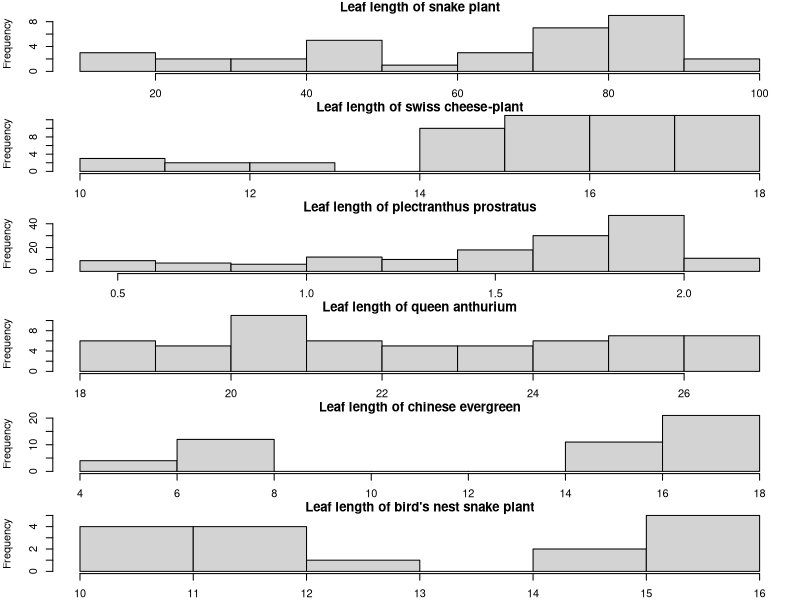
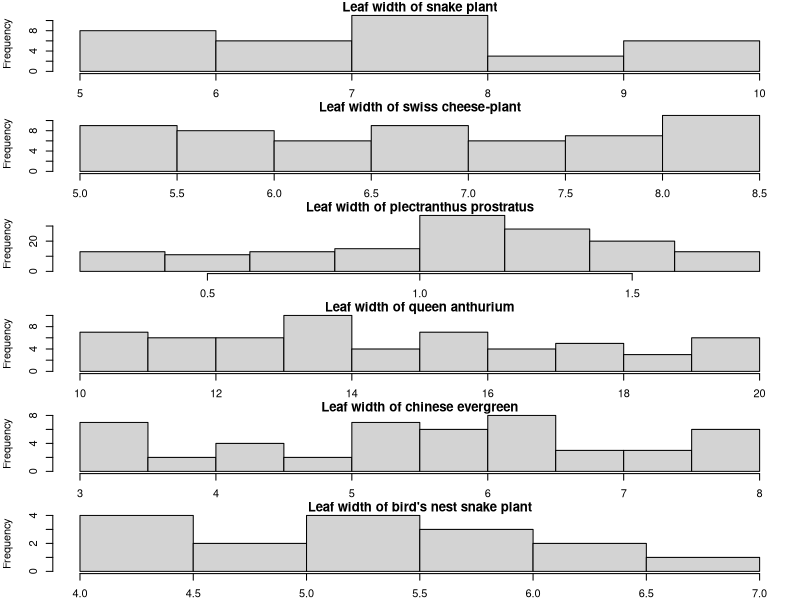
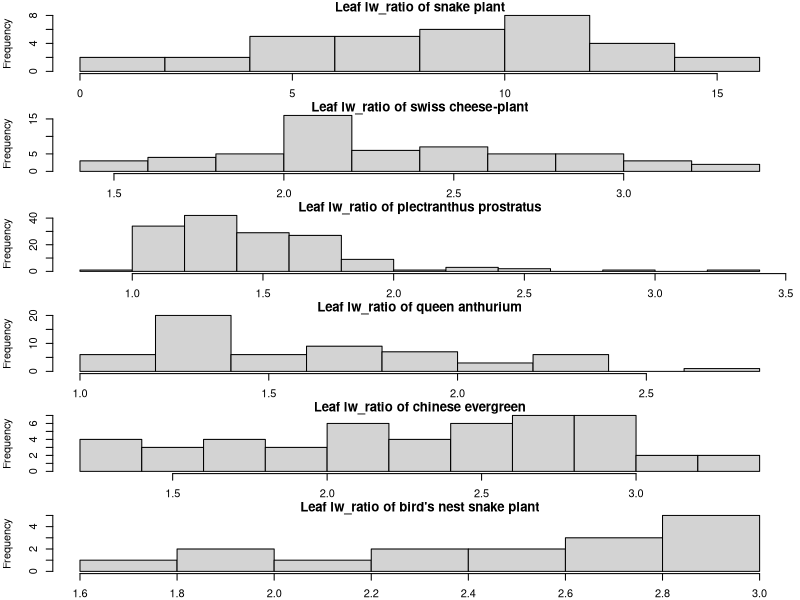
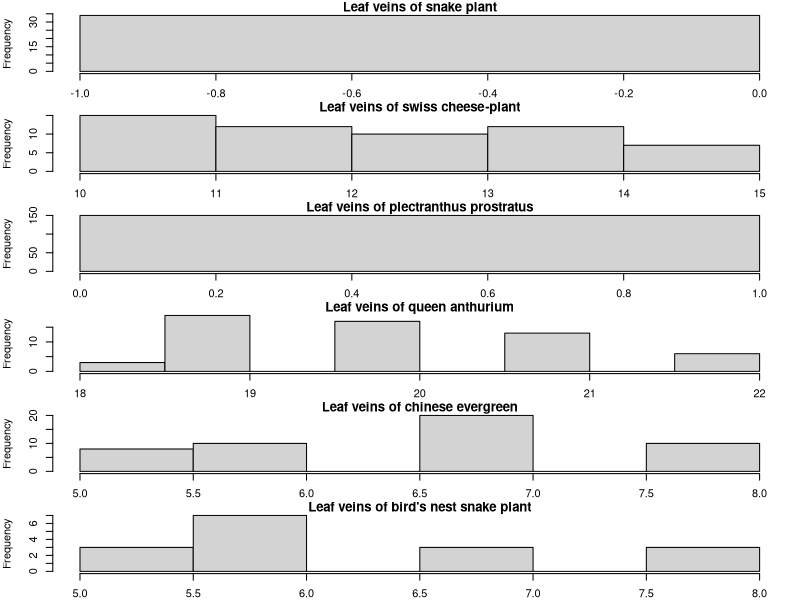

R code for these plots, in order:
if (!requireNamespace("mnormt", quietly = TRUE)) {
    install.packages("mnormt")
}

if (!requireNamespace("psych", quietly = TRUE)) {
    install.packages("psych")
}

DataSummary <- function(df) {
    print(head(df))
    print(tail(df))
    print(summary(df))
}

Distribution <- function(df) {
    barplot(table(df$shape), main = "Barplot Bentuk Daun", xlab = "Bentuk Daun", ylab = "Frekuensi", col = "orange", border = "black")

    par(mar = c(10, 4, 4, 2))
    barplot(table(df$plant), main = "Barplot Tanaman yang Diobservasi", xlab = "Tanaman", ylab = "Frekuensi", col = "orange", border = "black", las = 2)

    print(table(df$shape))
    print(table(df$plant))
}

HistogramScatterPlot <- function(df, only_numeric=FALSE) {
    library(psych)
    if (only_numeric) {
        columns <- unlist(strsplit("length,width,lw_ratio,veins,lobes,sinus", ","))
        df_selected <- subset(df, select = columns)

        pairs.panels(df_selected, var.labels = columns)
        print(cor(df_selected))
    }else {
        pairs.panels(df)
        print(cor(df))
    }
}

showCorrelation <- function(df, columns = unlist(strsplit("length,width,lw_ratio,veins,lobes,sinus", ","))) {
    library(corrplot)
    df_selected <- df[, columns, drop = FALSE]

    correlation_matrix <- cor(df_selected)

    print(correlation_matrix)

    corrplot(correlation_matrix,
        method = "color",
        addCoef.col = "black",
        tl.col = "black",
        tl.srt = 45,
        order = "hclust",
        col = colorRampPalette(c("red", "white", "blue"))(100),
        addrect = 2
    )
}

singleHistogram <- function(df, col, plant, color) {
    subset_df <- df[df$plant == plant, ]
    hist(subset_df[, col], col = color, main = paste(plant, "leaf's", col), xlab = col, border = "black")
}

singleBoxplot <- function(df, col, plant, color) {
    df$plant <- factor(df$plant) # Convert 'plant' to factor
    subset_df <- df[df$plant == plant, ]
    boxplot(subset_df[, col] ~ df$plant[df$plant == plant],
        col = color,
        main = paste("leaf's", col), xlab = plant, ylab = col, border = "black", outline=TRUE
    )
}

multipleHistograms <- function(df, cols) {
    unique_plants <- unique(df$plant)

    par(mfrow = c(length(unique_plants), length(cols)))

    for (plant in unique_plants) {
        par(mfrow = c(2, 3))
        for (i in 1:length(cols)) {
            singleBoxplot(df, cols[i], plant, "lightgreen")
        }
        par(mfrow= c(1,1))
    }

    par(mfrow = c(1, 1))
}

piePlot <- function(df, col) {
    if (col == "plant") {
        counts <- table(df$plant)
        labels <- paste0(names(counts), "\n(", counts, ")")
        pie(counts, labels = labels)
    }
    
    if (col == "shape") {
       counts <- table(df$shape)
       labels <- paste0(names(counts), "\n(", counts, ")")
       pie(counts, labels = labels)
    }
}

histOf <- function(df, col) {
    uniques <- unique(df$plant)

    par(mfrow = c(length(uniques), 1), mar = c(2, 4, 1, 1))

    for (i in seq_along(uniques)) {
        plant <- uniques[i]

        subset_df <- df[df$plant == plant, col]

        hist(subset_df, main = paste("Leaf", col, "of" , plant), xlab = col)

        cat("Histogram for", col, "in Plant:", plant, "\n")
        hist_info <- hist(subset_df, plot = FALSE)

        for (j in seq_along(hist_info$breaks)) {
            cat("Bin:", hist_info$breaks[j], "Frequency:", hist_info$counts[j], "\n")
        }
    }

    par(mfrow = c(1, 1), mar = c(5, 4, 4, 2) + 0.1)

}

histNumericPerPlant <- function(df) {
    numeric_cols <- c("length", "width", "lw_ratio", "veins")
    for (col in numeric_cols) {
        histOf(df, col)
    }
}

boxplotNumericPerPlant <- function(df) {
    numeric_cols <- c("length", "width", "lw_ratio", "veins")

    for (col in numeric_cols) {
        boxplotOf(df, col)
    }
}

boxplotOf <- function(df, col) {
    uniques <- unique(df$plant)

    par(mfrow = c(3, 2), mar = c(2, 4, 1, 1))

    for (i in seq_along(uniques)) {
        plant <- uniques[i]

        subset_df <- df[df$plant == plant, col]

        boxplot(subset_df, main = paste("Boxplot of", col, "for Plant:", plant), lty = "solid", col = "lightblue")
        summary_stats <- boxplot.stats(subset_df)

        cat("Summary stats for ", plant, "'s", col, "\n")
        cat("Median:", median(subset_df), "\n")
        cat("Mode:", as.numeric(names(table(subset_df))[which.max(table(subset_df))]), "\n")
        cat("Mean:", mean(subset_df), "\n")
        cat("Min: ", min(subset_df), "\n")
        cat("Max: ", max(subset_df), "\n")
    }

    par(mfrow = c(1, 1), mar = c(5, 4, 4, 2) + 0.1)
}

df <- read.csv("dataset.csv")
histNumericPerPlant(df)